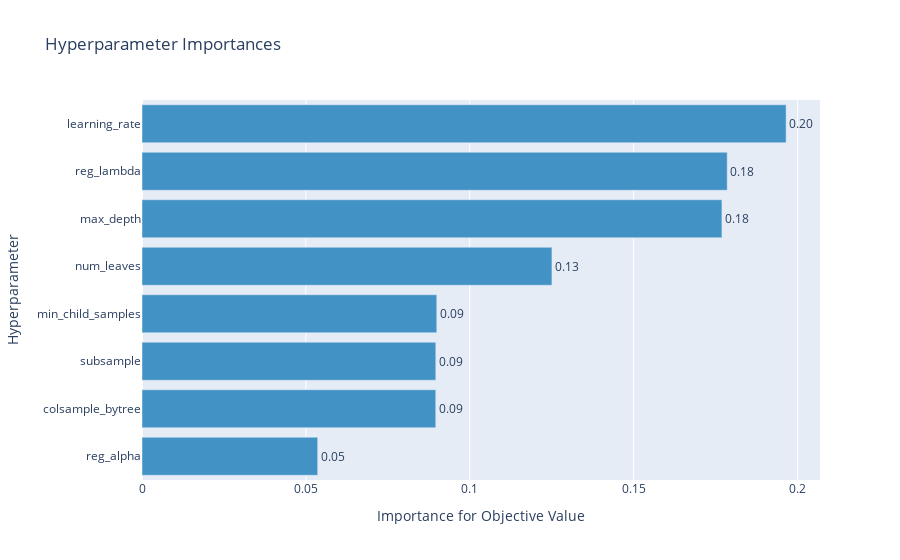

The cell this chart's notebook holds for it:
### Code cell
optuna.visualization.plot_param_importances(study)

### Figure 1 — Plotly figure (JSON) as saved in the notebook; plotly's stock layout.template omitted (floating-point values rounded to 4 significant figures)
{"data": [{"cliponaxis": false, "hovertemplate": ["reg_alpha (FloatDistribution): 0.053608504838276956<extra></extra>", "colsample_bytree (FloatDistribution): 0.08963466884179608<extra></extra>", "subsample (FloatDistribution): 0.08965174057681263<extra></extra>", "min_child_samples (IntDistribution): 0.08994978598933488<extra></extra>", "num_leaves (IntDistribution): 0.1250865086703937<extra></extra>", "max_depth (IntDistribution): 0.17695923739985453<extra></extra>", "reg_lambda (FloatDistribution): 0.17856967782681327<extra></extra>", "learning_rate (FloatDistribution): 0.19653987585671787<extra></extra>"], "marker": {"color": "rgb(66,146,198)"}, "orientation": "h", "text": ["0.05", "0.09", "0.09", "0.09", "0.13", "0.18", "0.18", "0.20"], "textposition": "outside", "type": "bar", "x": [0.05361, 0.08963, 0.08965, 0.08995, 0.1251, 0.177, 0.1786, 0.1965], "y": ["reg_alpha", "colsample_bytree", "subsample", "min_child_samples", "num_leaves", "max_depth", "reg_lambda", "learning_rate"]}], "layout": {"showlegend": false, "title": {"text": "Hyperparameter Importances"}, "xaxis": {"title": {"text": "Importance for Objective Value"}}, "yaxis": {"title": {"text": "Hyperparameter"}}}}
